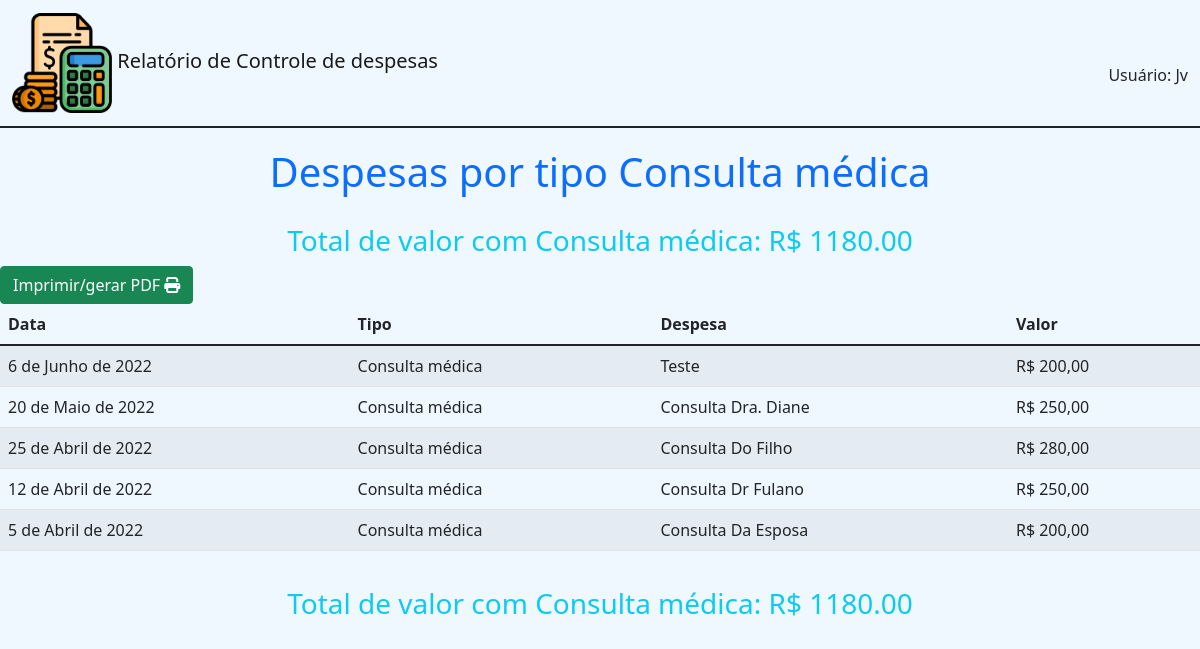
Screenshot of /relatorios/ver_despesas_tipo_print/8 (signed in) with the database file from the repository.
### cadastros/models.py (models this page shows)
class TipoDespesa(models.Model):
    tipo = models.CharField(max_length=80)
    padrao = models.BooleanField(default=False)
    usuario = models.ForeignKey(User, on_delete=models.CASCADE, blank=True, null=True)
    grupo = models.ForeignKey(GrupoDespesa, on_delete=models.CASCADE)
    ativo = models.BooleanField(default=True)
    class Meta:
        verbose_name = 'Tipo de despesa'
        verbose_name_plural = 'Tipos de despesa'
    def __str__(self):
        return self.tipo

### despesas/models.py (models this page shows, shortened)
class Despesa(models.Model):
    despesa = models.TextField(blank=True, null=True)
    data = models.DateField()
    usuario = models.ForeignKey(User, on_delete=models.CASCADE)
    tipo = models.ForeignKey(TipoDespesa, on_delete=models.DO_NOTHING)
    fpag = models.ForeignKey(FormaPagamento, on_delete=models.DO_NOTHING)
    valor = models.DecimalField(max_digits=10, decimal_places=2)
    class Meta:
        verbose_name = 'Despesa'
        verbose_name_plural = 'Despesas'

### relatorios/views.py (the view)
# urls.py: path('ver_despesas_tipo_print/<int:id>', views.ver_despesas_tipo_print, name='ver_despesas_tipo_print'),
@login_required(login_url='login')
def ver_despesas_tipo_print(request, id):
    user = request.user
    tipo = get_object_or_404(TipoDespesa, id=id)
    despesas = Despesa.objects.all().filter(
        usuario=user, tipo=tipo
    ).order_by('-data')
    if len(despesas) == 0:
        messages.add_message(request, messages.WARNING, 'Não existem registros para esse usuário')
        return redirect('home')
    total = despesas.aggregate(Sum('valor'))
    total = f"{total['valor__sum']:.2f}"
    return render(request, 'print/ver_despesas_tipo.html', {'despesas':despesas, 'tipo':tipo, 'total':total})

### relatorios/templates/print/ver_despesas_tipo.html (shortened to what this page needs)
{% extends 'base_print.html'%}
{% block 'conteudo'%}
<h1 style="padding-top: 20px;" class="text-center text-primary">Despesas por tipo {{tipo}}</h1>
<h3 style="padding-top: 20px;" class="text-center text-info">Total de valor com {{tipo}}: R$ {{total}}</h3>
<button class="btn btn-success no_print" onclick="window.print()">Imprimir/gerar PDF <i class="fa-solid fa-print"></i></button>
<div class="row">
  <div class="col-12">
    <table class="table table-striped table-hover">
      <thead>
        <tr>
          <th scope="col">Data</th>
          <th scope="col">Tipo</th>
          <th scope="col">Despesa</th>
          <th scope="col">Valor</th>
        </tr>
      </thead>
      <tbody>
        {% for c in despesas%}
        <tr>
            <td>{{c.data}}</td>
            <td>{{c.tipo}}</td>
            <td>{{c.despesa}}</td>
            <td>R$ {{c.valor}}</td>
        </tr>
        {%endfor%}
      </tbody>
    </table>
</div>
</div>
<h3 style="padding-top: 20px;" class="text-center text-info">Total de valor com {{tipo}}: R$ {{total}}</h3>
{% endblock %}

### templates/base_print.html (shortened to what this page needs)
{% load static %}
<!DOCTYPE html>
<html lang="pt-br">
<head>
    <link href="https://cdn.jsdelivr.net/npm/bootstrap@5.1.3/dist/css/bootstrap.min.css" rel="stylesheet">
    <link rel="stylesheet" href="{% static 'css/estilo.css'%}">
    <link rel="stylesheet" href="{% static 'css/print.css'%}">
</head>
<body>
    <nav class="navbar navbar-light" style="border-bottom: 2px solid;">
        <div class="container-fluid">
          <a class="navbar-brand" href="">
            <img src="{% static 'img/icone_despesas.png'%}" width="100" height="100" class="d-inline-block align-text-middle">
            <span class="fs-sm-6 fs-md-1">Relatório de Controle de despesas</span>
          </a>
          {% if user.first_name != ''%}
          <span class="mt-4">Usuário: {{user.first_name}} {{user.last_name}}</span>
          {% else %}
          <span class="mt-4">Usuário: {{user}}</span>
          {% endif %}
        </div>
    </nav>
      <div>
       {% block 'conteudo'%}
       {% endblock %}
      </div>
</body>
</html>

### templates/static/css/estilo.css (style rules this page uses)
* { margin: 0; padding: 0; }
body { background-color: aliceblue; }

### rows the page displays
TipoDespesa: tipo "Consulta médica"
Despesa: data "6 de Junho de 2022", tipo "Consulta médica", despesa "Teste", valor "200,00"
Despesa: data "20 de Maio de 2022", tipo "Consulta médica", despesa "Consulta Dra. Diane", valor "250,00"
Despesa: data "25 de Abril de 2022", tipo "Consulta médica", despesa "Consulta Do Filho", valor "280,00"
Despesa: data "12 de Abril de 2022", tipo "Consulta médica", despesa "Consulta Dr Fulano", valor "250,00"
Despesa: data "5 de Abril de 2022", tipo "Consulta médica", despesa "Consulta Da Esposa", valor "200,00"

### other values shown
{{ user }} "Jv"
{{ total }} "1180.00"
